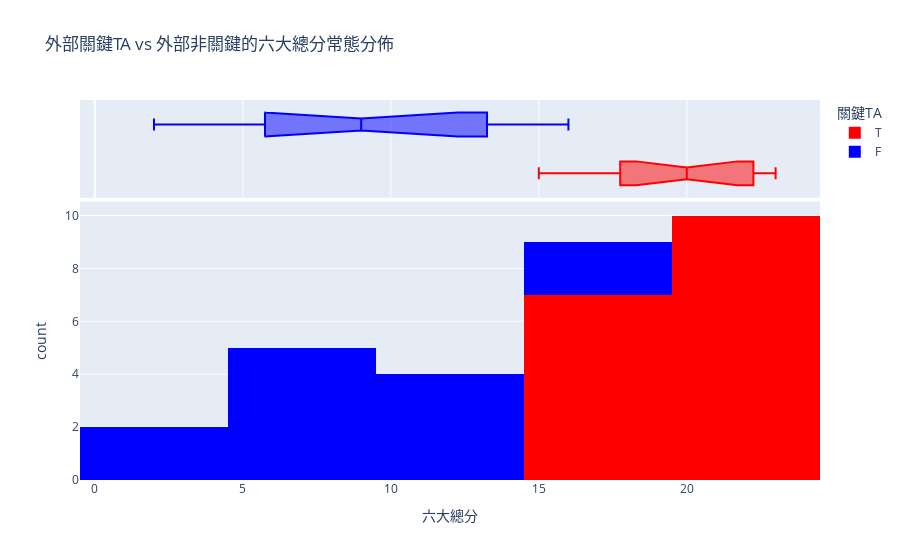
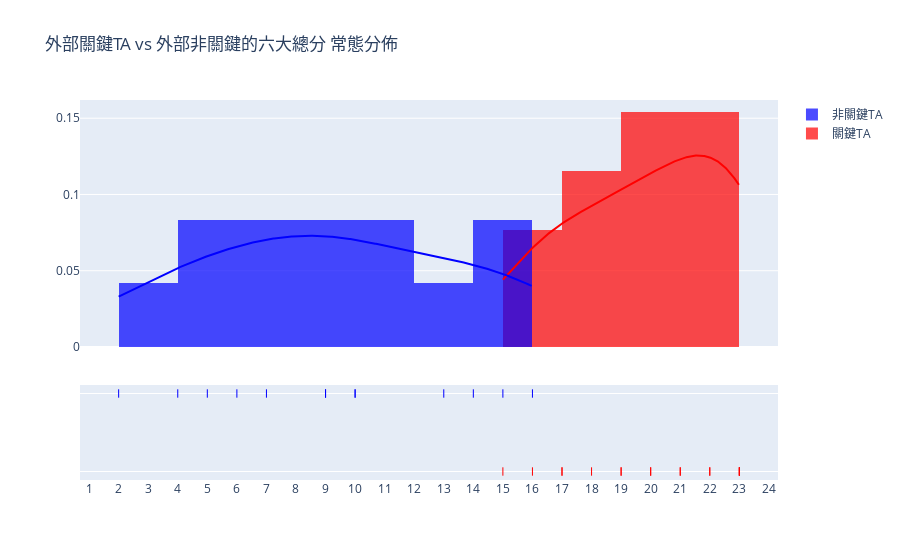

The code cell stored with these charts, in order, in its notebook:
### Code cell
import plotly.figure_factory as ff

MAX_VALUES = {'工作意願和動機': 5,
              '學習動力': 3,
              '基本溝通表達': 3,
              '工作責任感': 3,
              '解決問題意願': 3,
              '社群和社交活動': 3,
              '家人支持程度': 5,
              '私人企業工作經驗': 1,
              '量化求職考量': 3,  
              '先天後天': 1,
              '自我身心照顧': 6}

def generate_total_distribution(df):
    # normalization
    # for feature, max_score in MAX_VALUES.items():
    #     if feature in df.columns:
    #         df[feature + ' (標準化)'] = df[feature] / max_score
    # df['六大總分 (標準化)'] = df[[f + ' (標準化)' for f in features]].sum(axis=1)
    # df[['關鍵TA']] = ta_encoder.inverse_transform(df[['關鍵TA']])
    
    features = ['工作意願和動機', '學習動力', '基本溝通表達', '工作責任感', '解決問題意願', '自我身心照顧']
    feature = '六大總分'
    df[feature] = df[[f for f in features]].sum(axis=1)
    fig = px.histogram(df, x='六大總分', marginal="box", 
                       title=f'外部關鍵TA vs 外部非關鍵的六大總分常態分佈',
                       color="關鍵TA",
                       color_discrete_sequence=['red','blue'])
    ta_list = df[df['關鍵TA']=='T'][feature].dropna().values.tolist()
    nonta_list = df[df['關鍵TA']=='F'][feature].dropna().values.tolist()

    hist_data = [ta_list, nonta_list]
    fig.show()
    fig = ff.create_distplot(hist_data, ['關鍵TA', '非關鍵TA'], bin_size=2, colors = ['red', 'blue'])
    fig.update_layout(
        title_text=f"外部關鍵TA vs 外部非關鍵的{feature} 常態分佈",
        xaxis=dict(
            tickmode='linear',
            tick0=df[feature].min(),
            dtick=1
        )
    )
    fig.show()
generate_total_distribution(outside_df)

### Figure 1 — Plotly figure (JSON) as saved in the notebook; plotly's stock layout.template omitted (floating-point values rounded to 4 significant figures)
{"data": [{"alignmentgroup": "True", "bingroup": "x", "hovertemplate": "關鍵TA=T<br>六大總分=%{x}<br>count=%{y}<extra></extra>", "legendgroup": "T", "marker": {"color": "red", "pattern": {"shape": ""}}, "name": "T", "offsetgroup": "T", "orientation": "v", "showlegend": true, "type": "histogram", "x": [22, 20, 15, 23, 21, 23, 17, 19, 18, 23, 21, 23, 17, 20, 19, 22, 16], "xaxis": "x", "yaxis": "y"}, {"alignmentgroup": "True", "hovertemplate": "關鍵TA=T<br>六大總分=%{x}<extra></extra>", "legendgroup": "T", "marker": {"color": "red"}, "name": "T", "notched": true, "offsetgroup": "T", "showlegend": false, "type": "box", "x": [22, 20, 15, 23, 21, 23, 17, 19, 18, 23, 21, 23, 17, 20, 19, 22, 16], "xaxis": "x2", "yaxis": "y2"}, {"alignmentgroup": "True", "bingroup": "x", "hovertemplate": "關鍵TA=F<br>六大總分=%{x}<br>count=%{y}<extra></extra>", "legendgroup": "F", "marker": {"color": "blue", "pattern": {"shape": ""}}, "name": "F", "offsetgroup": "F", "orientation": "v", "showlegend": true, "type": "histogram", "x": [6, 10, 16, 9, 9, 4, 15, 5, 13, 14, 2, 7, 10], "xaxis": "x", "yaxis": "y"}, {"alignmentgroup": "True", "hovertemplate": "關鍵TA=F<br>六大總分=%{x}<extra></extra>", "legendgroup": "F", "marker": {"color": "blue"}, "name": "F", "notched": true, "offsetgroup": "F", "showlegend": false, "type": "box", "x": [6, 10, 16, 9, 9, 4, 15, 5, 13, 14, 2, 7, 10], "xaxis": "x2", "yaxis": "y2"}], "layout": {"autosize": true, "barmode": "relative", "legend": {"title": {"text": "關鍵TA"}, "tracegroupgap": 0}, "title": {"text": "外部關鍵TA vs 外部非關鍵的六大總分常態分佈"}, "xaxis": {"anchor": "y", "autorange": true, "domain": [0, 1], "range": [-0.5, 24.5], "title": {"text": "六大總分"}, "type": "linear"}, "xaxis2": {"anchor": "y2", "autorange": true, "domain": [0, 1], "matches": "x", "range": [-0.5, 24.5], "showgrid": true, "showticklabels": false, "type": "linear"}, "yaxis": {"anchor": "x", "autorange": true, "domain": [0, 0.7326], "range": [0, 10.53], "title": {"text": "count"}}, "yaxis2": {"anchor": "x2", "autorange": true, "domain": [0.7426, 1], "matches": "y2", "range": [-0.5, 1.5], "showgrid": false, "showline": false, "showticklabels": false, "ticks": "", "type": "category"}}}

### Figure 2 — Plotly figure (JSON) as saved in the notebook; plotly's stock layout.template omitted (floating-point values rounded to 4 significant figures; data arrays with more than 128 entries replaced by an {"elided": "..."} marker saying what was removed)
{"data": [{"histnorm": "probability density", "legendgroup": "關鍵TA", "marker": {"color": "red"}, "name": "關鍵TA", "opacity": 0.7, "type": "histogram", "x": [22, 20, 15, 23, 21, 23, 17, 19, 18, 23, 21, 23, 17, 20, 19, 22, 16], "xaxis": "x", "xbins": {"end": 23, "size": 2, "start": 15}, "yaxis": "y"}, {"histnorm": "probability density", "legendgroup": "非關鍵TA", "marker": {"color": "blue"}, "name": "非關鍵TA", "opacity": 0.7, "type": "histogram", "x": [6, 10, 16, 9, 9, 4, 15, 5, 13, 14, 2, 7, 10], "xaxis": "x", "xbins": {"end": 16, "size": 2, "start": 2}, "yaxis": "y"}, {"legendgroup": "關鍵TA", "marker": {"color": "red"}, "mode": "lines", "name": "關鍵TA", "showlegend": false, "type": "scatter", "x": {"elided": "500 float values"}, "xaxis": "x", "y": {"elided": "500 float values"}, "yaxis": "y"}, {"legendgroup": "非關鍵TA", "marker": {"color": "blue"}, "mode": "lines", "name": "非關鍵TA", "showlegend": false, "type": "scatter", "x": {"elided": "500 float values"}, "xaxis": "x", "y": {"elided": "500 float values"}, "yaxis": "y"}, {"legendgroup": "關鍵TA", "marker": {"color": "red", "symbol": "line-ns-open"}, "mode": "markers", "name": "關鍵TA", "showlegend": false, "type": "scatter", "x": [22, 20, 15, 23, 21, 23, 17, 19, 18, 23, 21, 23, 17, 20, 19, 22, 16], "xaxis": "x", "y": ["關鍵TA", "關鍵TA", "關鍵TA", "關鍵TA", "關鍵TA", "關鍵TA", "關鍵TA", "關鍵TA", "關鍵TA", "關鍵TA", "關鍵TA", "關鍵TA", "關鍵TA", "關鍵TA", "關鍵TA", "關鍵TA", "關鍵TA"], "yaxis": "y2"}, {"legendgroup": "非關鍵TA", "marker": {"color": "blue", "symbol": "line-ns-open"}, "mode": "markers", "name": "非關鍵TA", "showlegend": false, "type": "scatter", "x": [6, 10, 16, 9, 9, 4, 15, 5, 13, 14, 2, 7, 10], "xaxis": "x", "y": ["非關鍵TA", "非關鍵TA", "非關鍵TA", "非關鍵TA", "非關鍵TA", "非關鍵TA", "非關鍵TA", "非關鍵TA", "非關鍵TA", "非關鍵TA", "非關鍵TA", "非關鍵TA", "非關鍵TA"], "yaxis": "y2"}], "layout": {"autosize": true, "barmode": "overlay", "hovermode": "closest", "legend": {"traceorder": "reversed"}, "title": {"text": "外部關鍵TA vs 外部非關鍵的六大總分 常態分佈"}, "xaxis": {"anchor": "y2", "autorange": true, "domain": [0, 1], "dtick": 1, "range": [0.7257, 24.27], "tick0": 2, "tickmode": "linear", "type": "linear", "zeroline": false}, "yaxis": {"anchor": "free", "autorange": true, "domain": [0.35, 1], "position": 0, "range": [0, 0.1619], "type": "linear"}, "yaxis2": {"anchor": "x", "autorange": true, "domain": [0, 0.25], "dtick": 1, "range": [-0.1818, 1.182], "showticklabels": false, "type": "category"}}}
